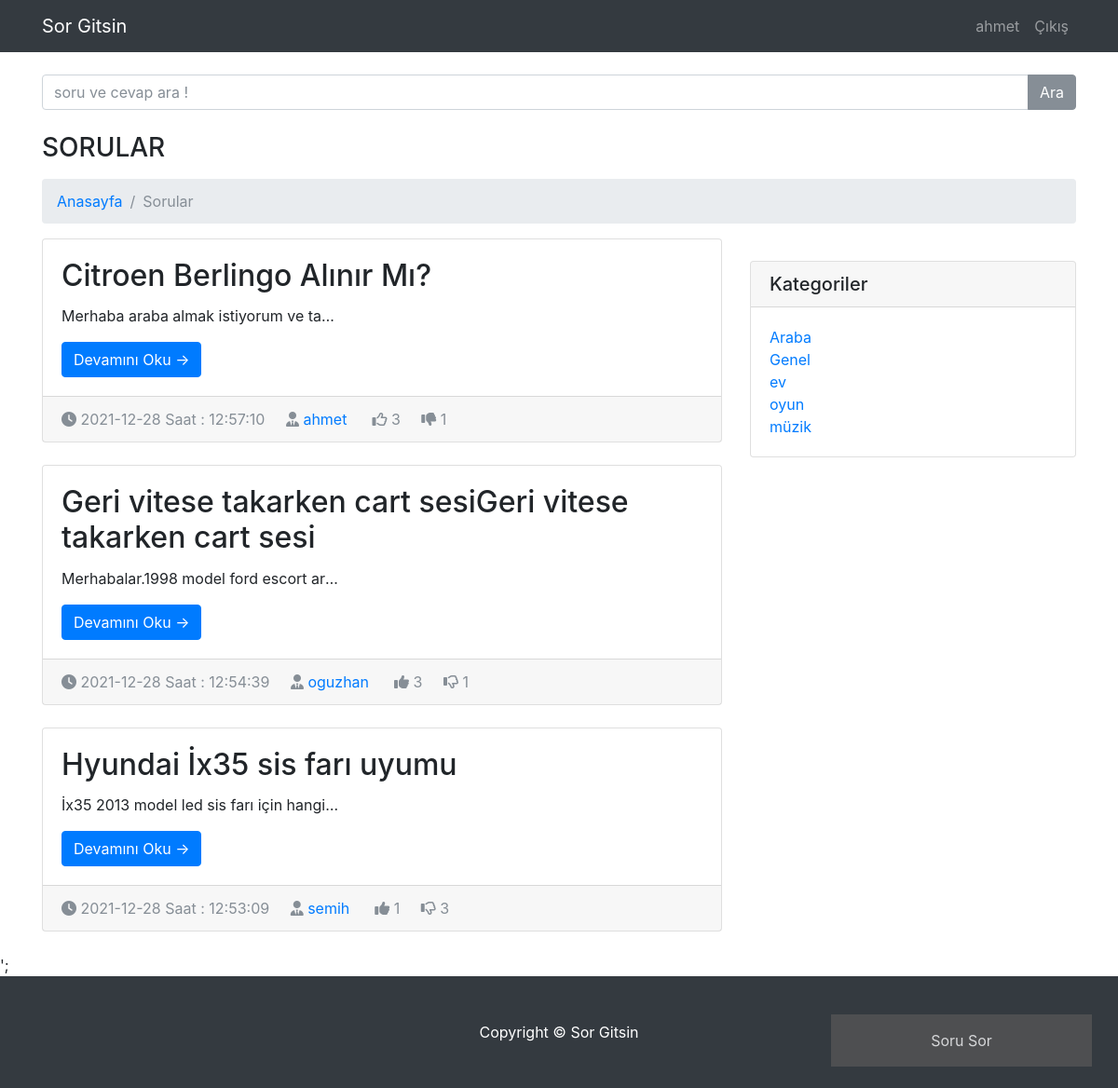
/kategori.php?kategori=Araba (signed in), run on the app's committed database.
### tables this page shows
CREATE TABLE `sorular` (
  `soru_id` int(11) NOT NULL,
  `soru_baslık` varchar(150) NOT NULL,
  `soru_acıklama` text NOT NULL,
  `soru_ekleyen` int(11) NOT NULL,
  `soru_kategori` varchar(200) NOT NULL,
  `soru_tarih` timestamp NOT NULL DEFAULT current_timestamp()
);

CREATE TABLE `users` (
  `ıd` int(11) NOT NULL,
  `name` varchar(30) NOT NULL,
  `surname` varchar(30) NOT NULL,
  `email` varchar(50) DEFAULT NULL,
  `password` varchar(30) DEFAULT NULL
);

### degerlendirme.php (called while the page is built, shortened)
<?php
include("database.php");
if(isset($_SESSION['user'])){
    $user_id=$_SESSION['id'];
}
else{
    $user_id=0;
}
function getLikes($id){
    $pdo = new PDO("mysql:host=localhost;dbname=php", "root", "");
    $query="select count(*) from begeni_bilgisi where soru_id = $id and bilgi='like' ";
    $results=$pdo->query($query)->fetch(PDO::FETCH_BOTH);
    return $results[0];
}
function getDisLikes($id){
    $pdo = new PDO("mysql:host=localhost;dbname=php", "root", "");
    $query="select count(*) from begeni_bilgisi where soru_id = $id and bilgi='dislike' ";
    $results=$pdo->query($query)->fetch(PDO::FETCH_BOTH);
    return $results[0];
}
function userLiked($post_id){
    global $user_id;
    global $pdo;
    $query = "select * from begeni_bilgisi where user_id=$user_id and soru_id=$post_id and bilgi='like' ";
    $result=$pdo->query($query,PDO::FETCH_ASSOC);
    if($result->rowCount()>0){
        return true;
    }else{
        return false;
    }
}
function userDisLiked($post_id){
    global $user_id;
    global $pdo;
    $query = "select * from begeni_bilgisi where user_id=$user_id and soru_id=$post_id and bilgi='dislike' ";
    $result=$pdo->query($query,PDO::FETCH_ASSOC);
    if($result->rowCount()>0){
        return true;
    }else{
        return false;
    }
}
?>

### kategori.php (the view, shortened to what this page needs)
<!DOCTYPE html>
<html lang="en">
<head>
    <link href="vendor/bootstrap/css/bootstrap.min.css" rel="stylesheet">
    <link href="vendor/bootstrap/css/modern-business.css" rel="stylesheet">
    <link rel="stylesheet" href="css/popup.css">
    <?php
      include("degerlendirme.php");
    ?>
  </head>
  <body>
    <nav class="navbar fixed-top navbar-expand-lg navbar-dark bg-dark fixed-top">
      <div class="container">
        <a class="navbar-brand" href="index.php">Sor Gitsin</a>
        <div class="collapse navbar-collapse" id="navbarResponsive">
          <ul class="navbar-nav ml-auto">
            <li class="nav-item">
              <a class="nav-link" href="login.php">
              <?php
              echo isset($_SESSION['user']) ? $_SESSION['user'] : 'Giriş';
              ?>
              </a>
            </li>
            <li>
            <a class="nav-link" href="logout.php">
              <?php
              echo isset($_SESSION['user']) ? 'Çıkış' : '';
              ?>
            </a>
            </li>
          </ul>
        </div>
      </div>
    </nav>
    <div class="container">
    <h3 class="mt-4 mb-3">
			<div class="input-group">
			<input type="text" class="form-control" placeholder="soru ve cevap ara !">
			<span class="input-group-btn">
			<button class="btn btn-secondary" type="button">Ara</button>
			</span>
			</div>
	</h3>
      <h3 class="mt-4 mb-3">SORULAR
      </h3>
      <ol class="breadcrumb">
        <li class="breadcrumb-item">
          <a href="index.php">Anasayfa</a>
        </li>
        <li class="breadcrumb-item active">Sorular </li>
      </ol>
      <div class="row">
        <div class="col-md-8">
          <?php
          if($_GET){
            $name = $_GET['kategori'];
          }
          $query=$pdo->query("select * from sorular inner join users on users.ıd=sorular.soru_ekleyen where soru_kategori='$name' order by soru_id desc",PDO::FETCH_ASSOC) ;
          if($query->rowCount()){
            foreach($query as $row ){
              ?>
              <div class="card mb-4">
                <div class="card-body">
                  <h2 class="card-title" name="soru_baslık"><?php echo $row['soru_baslık']; ?></h2>
                  <p class="card-text"><?php echo $row['soru_acıklama']; ?></p>
                  <a href="sorudevamı.php?link=<?php echo $row["soru_id"];?>"  class="btn btn-primary" id="soru_id" >Devamını Oku &rarr;</a>
                </div>
            <div class="card-footer text-muted">
            <i class="fas fa-clock" ></i>
              <?php
                $zaman=explode(" ",$row['soru_tarih']);
                echo $zaman[0]." Saat : ".$zaman[1] ;
              ?>
              <i class="fas fa-user-tie"></i>
              <a href="#"><?php echo $row['name'] ?></a>
              <i
               <?php if(userLiked($row['soru_id'])):   ?>
               class="fa fa-thumbs-up like-btn"
               <?php else: ?>
               class="fa fa-thumbs-o-up like-btn"
               <?php endif ?>
               data-id="<?php echo $row['soru_id']; ?> "  ></i>
              <span class="likes" ><?php echo  getLikes($row['soru_id'])?></span>
              <i <?php if(userDisLiked($row['soru_id'])): ?>
              class="fa fa-thumbs-down dislike-btn"
              <?php else : ?>
              class="fa fa-thumbs-o-down dislike-btn"
              <?php endif ?>
              data-id="<?php echo $row['soru_id']; ?>"></i>
              <span class="dislikes"><?php echo  getDisLikes($row['soru_id'])?></span>
            </div>
          </div>
              <?php
            }
          }else{
            echo '<div class="alert alert-primary">Soru eklenmemiş</div>';
          }
          ?>
        </div>
        <div class="col-md-4">
          <div class="card my-4">
            <h5 class="card-header">Kategoriler</h5>
            <div class="card-body">
              <div class="row">
                <div class="col-lg-6">
                  <ul class="list-unstyled mb-0">
          <?php
            $sorgu=$pdo->query("select distinct soru_kategori from sorular");
            if($sorgu->rowcount()){
              foreach ($sorgu as $item) {
                ?>
                  <li>
                      <a href="kategori.php?kategori=<?php echo $item['soru_kategori']; ?> "><?php echo $item['soru_kategori']; ?></a>
                  </li>
                <?php
              }
            }
          ?>
            </div>
            </div>
            </div>
          </div>
        </div>
      </div>
    </div>
    <button class="open-button" onclick="openForm()">Soru Sor</button>
      ';
    <footer class="py-5 bg-dark">
      <div class="container">
        <p class="m-0 text-center text-white">Copyright &copy; Sor Gitsin</p>
      </div>
    </footer>
  </body>
</html>

### css/popup.css (style rules this page uses)
.open-button { background-color: #555; color: white; padding: 16px 20px; border: none; cursor: pointer; opacity: 0.8; position: fixed; bottom: 23px; right: 28px; width: 280px; }

### kategori.php (style rules this page uses)
.card-text { width: 300px; overflow: hidden; white-space: nowrap; text-overflow: ellipsis; }

### data on the page
sorular: soru_baslık "Citroen Berlingo Alınır Mı?", soru_acıklama "Merhaba araba almak istiyorum ve ta…", soru_tarih "2021-12-28", soru_tarih "12:57:10", users.name "ahmet", soru_id "3", soru_id "1"
sorular: soru_baslık "Geri vitese takarken cart sesiGeri vitese takarken cart sesi", soru_acıklama "Merhabalar.1998 model ford escort ar…", soru_tarih "2021-12-28", soru_tarih "12:54:39", users.name "oguzhan", soru_id "3", soru_id "1"
sorular: soru_baslık "Hyundai İx35 sis farı uyumu", soru_acıklama "İx35 2013 model led sis farı için hangi…", soru_tarih "2021-12-28", soru_tarih "12:53:09", users.name "semih", soru_id "1", soru_id "3"

### other printed values
$_SESSION['user'] "ahmet"
$item['soru_kategori'] "Araba"
$item['soru_kategori'] "Genel"
$item['soru_kategori'] "ev"
$item['soru_kategori'] "oyun"
$item['soru_kategori'] "müzik"
